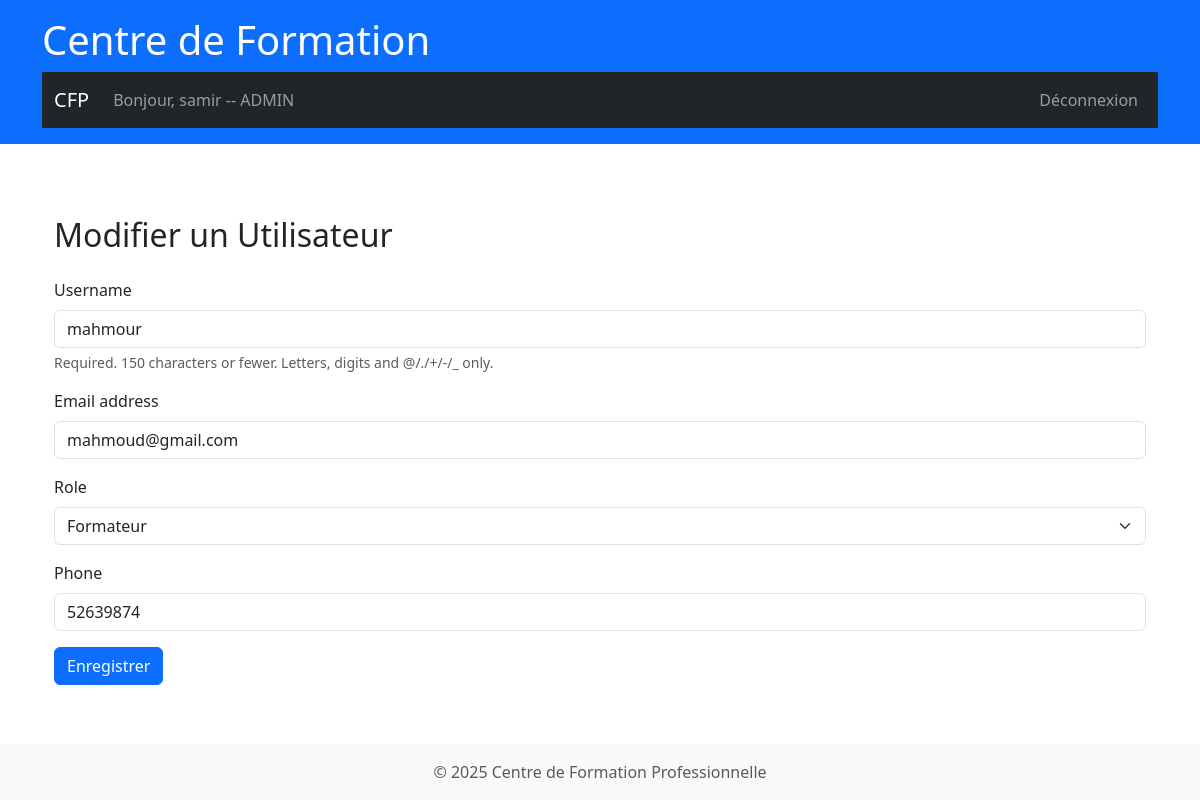
Page /utilisateur/3/update/ (signed in) on the earlier database version.
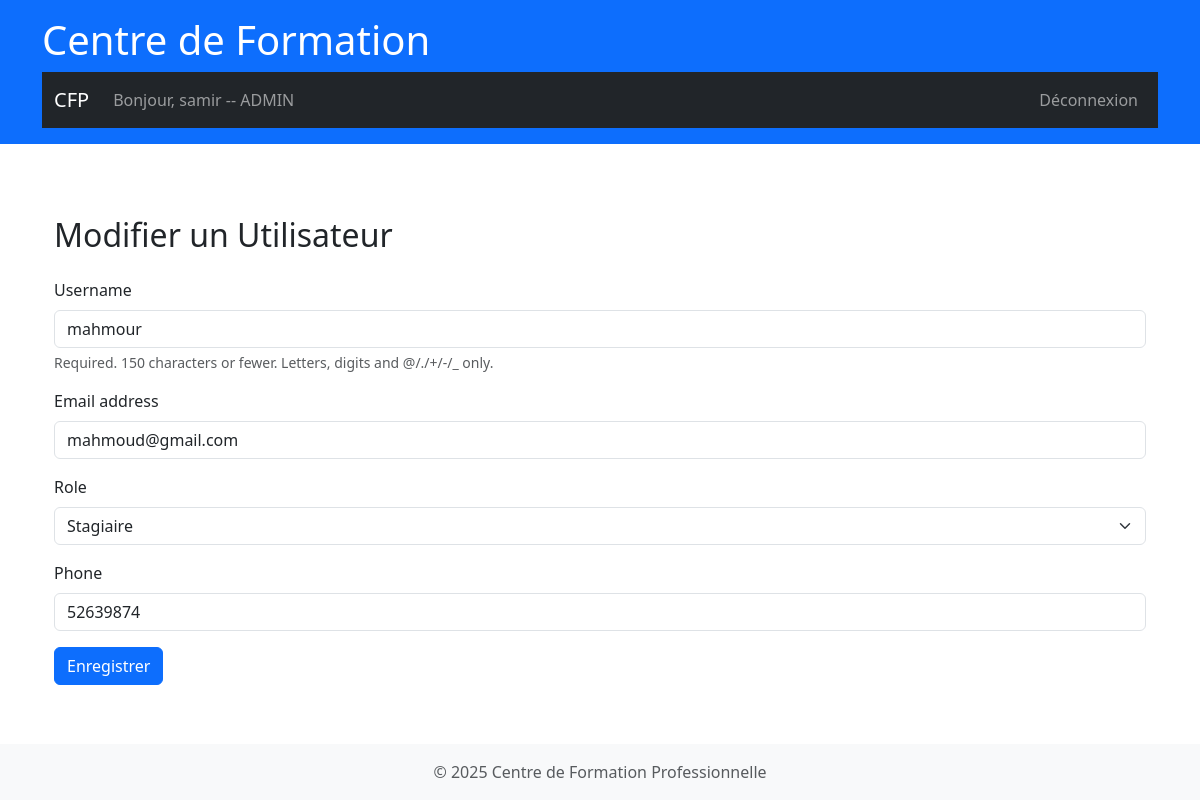
Same page on the later database version.
### utilisateur/models.py (models this page shows, shortened)
class CustomUser(AbstractUser):
    ROLE_CHOICES = [
        ('ADMIN', 'Administrateur'),
        ('FORMATEUR', 'Formateur'),
        ('STAGIAIRE', 'Stagiaire'),
    ]
    role = models.CharField(max_length=20, choices=ROLE_CHOICES, default='STAGIAIRE')
    phone = models.CharField(max_length=20, blank=True, null=True)

### utilisateur/views.py (the view)
# urls.py: path('<int:pk>/update/', views.utilisateur_update, name='utilisateur_update'),
@login_required
def utilisateur_update(request, pk):
    utilisateur = get_object_or_404(User, pk=pk)
    if request.method == 'POST':
        form = CustomUserForm(request.POST, instance=utilisateur)
        if form.is_valid():
            form.save()
            return redirect('utilisateur:utilisateur_list')
    else:
        form = CustomUserForm(instance=utilisateur)
    return render(request, 'utilisateur/utilisateur_form.html', {'form': form})

### utilisateur/forms.py (shortened to what this page needs)
class CustomUserForm(forms.ModelForm):
    class Meta:
        model = User
        fields = ['username', 'email', 'role', 'phone']
        widgets = {
            'username': forms.TextInput(attrs={'class': 'form-control'}),
            'email': forms.EmailInput(attrs={'class': 'form-control'}),
            'role': forms.Select(attrs={'class': 'form-select'}),
            'phone': forms.TextInput(attrs={'class': 'form-control'}),
        }

### utilisateur/templates/utilisateur/utilisateur_form.html (shortened to what this page needs)
{% extends 'base.html' %}
{% load static %}
{% block content %}
<div class="container mt-5">
  <h2 class="mb-4">{% if form.instance.pk %}Modifier{% else %}Créer{% endif %} un Utilisateur</h2>
  <form method="post">
    {% for field in form %}
      <div class="mb-3">
        <label for="{{ field.id_for_label }}" class="form-label">{{ field.label }}</label>
        {{ field }}
        {% if field.help_text %}
          <div class="form-text">{{ field.help_text }}</div>
        {% endif %}
      </div>
    {% endfor %}
    <button type="submit" class="btn btn-primary">Enregistrer</button>
  </form>
</div>
{% endblock %}

Differences in the rows shown:
changed CustomUser "mahmour": role "Formateur" → "Stagiaire"
